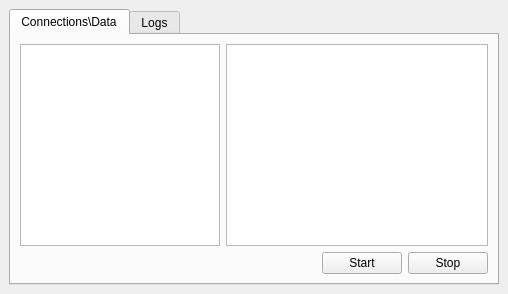
<?xml version="1.0" encoding="UTF-8"?>
<ui version="4.0">
 <class>MainWindow</class>
 <widget class="QMainWindow" name="MainWindow">
  <property name="geometry">
   <rect>
    <x>0</x>
    <y>0</y>
    <width>508</width>
    <height>294</height>
   </rect>
  </property>
  <property name="windowTitle">
   <string>MainWindow</string>
  </property>
  <widget class="QWidget" name="centralwidget">
   <layout class="QVBoxLayout" name="verticalLayout">
    <item>
     <widget class="QTabWidget" name="tabWidget">
      <property name="currentIndex">
       <number>0</number>
      </property>
      <widget class="QWidget" name="tab">
       <attribute name="title">
        <string>Connections\Data</string>
       </attribute>
       <layout class="QVBoxLayout" name="verticalLayout_2">
        <item>
         <layout class="QGridLayout" name="gridLayout">
          <item row="0" column="0">
           <layout class="QHBoxLayout" name="horizontalLayout">
            <item>
             <widget class="QTableView" name="connectionsView">
              <property name="maximumSize">
               <size>
                <width>200</width>
                <height>16777215</height>
               </size>
              </property>
             </widget>
            </item>
            <item>
             <widget class="QTableView" name="dataView"/>
            </item>
           </layout>
          </item>
          <item row="1" column="0">
           <layout class="QHBoxLayout" name="horizontalLayout_2">
            <item>
             <spacer name="horizontalSpacer">
              <property name="orientation">
               <enum>Qt::Horizontal</enum>
              </property>
              <property name="sizeHint" stdset="0">
               <size>
                <width>40</width>
                <height>20</height>
               </size>
              </property>
             </spacer>
            </item>
            <item>
             <widget class="QPushButton" name="startBtn">
              <property name="text">
               <string>Start</string>
              </property>
             </widget>
            </item>
            <item>
             <widget class="QPushButton" name="stopBtn">
              <property name="text">
               <string>Stop</string>
              </property>
             </widget>
            </item>
           </layout>
          </item>
         </layout>
        </item>
       </layout>
      </widget>
      <widget class="QWidget" name="tab_2">
       <attribute name="title">
        <string>Logs</string>
       </attribute>
       <layout class="QVBoxLayout" name="verticalLayout_3">
        <item>
         <widget class="QPlainTextEdit" name="logView">
          <property name="minimumSize">
           <size>
            <width>0</width>
            <height>90</height>
           </size>
          </property>
          <property name="maximumSize">
           <size>
            <width>16777215</width>
            <height>90</height>
           </size>
          </property>
          <property name="readOnly">
           <bool>true</bool>
          </property>
         </widget>
        </item>
       </layout>
      </widget>
     </widget>
    </item>
   </layout>
  </widget>
 </widget>
 <resources/>
 <connections/>
</ui>
